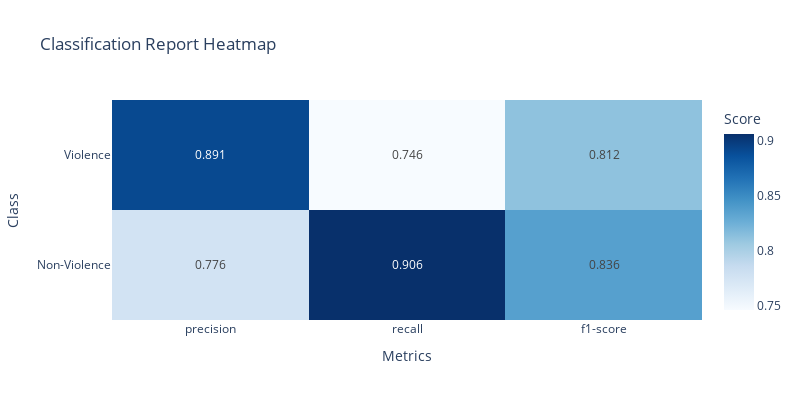

Write notebook code for a chart like this one.
### Code cell
# Initialize evaluator
evaluator = ViolenceDetectionEvaluator(open_source_df, ground_truth_col=LABEL_COLUMN)
# evaluate results
metrics = evaluator.evaluate_with_threshold(threshold=0.5, confidence_filter=0.5)
# plot confusion matrix and classification report
evaluator.plot_confusion_matrix(metrics)
evaluator.plot_classification_report(metrics)

### Figure 1 — Plotly figure (JSON) as saved in the notebook; plotly's stock layout.template omitted (floating-point values rounded to 4 significant figures)
{"data": [{"colorbar": {"title": {"text": "Score"}}, "colorscale": [[0, "rgb(247,251,255)"], [0.125, "rgb(222,235,247)"], [0.25, "rgb(198,219,239)"], [0.375, "rgb(158,202,225)"], [0.5, "rgb(107,174,214)"], [0.625, "rgb(66,146,198)"], [0.75, "rgb(33,113,181)"], [0.875, "rgb(8,81,156)"], [1, "rgb(8,48,107)"]], "text": [[0.776, 0.906, 0.836], [0.891, 0.746, 0.812]], "textfont": {"size": 12}, "texttemplate": "%{text}", "type": "heatmap", "x": ["precision", "recall", "f1-score"], "y": ["Non-Violence", "Violence"], "z": [[0.7763, 0.9064, 0.8363], [0.8913, 0.746, 0.8122]]}], "layout": {"height": 400, "title": {"text": "Classification Report Heatmap"}, "width": 800, "xaxis": {"title": {"text": "Metrics"}}, "yaxis": {"title": {"text": "Class"}}}}
